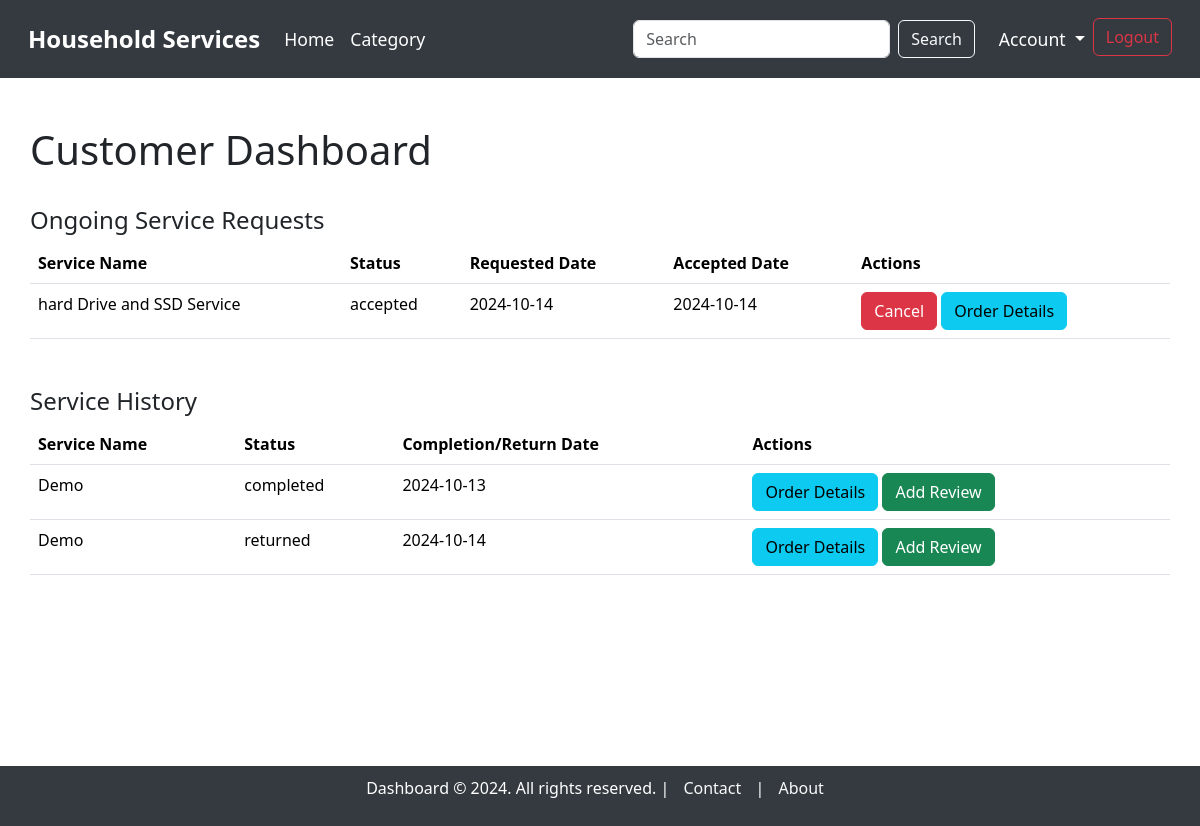
Page /customer_dashboard (signed in) on the earlier database version.
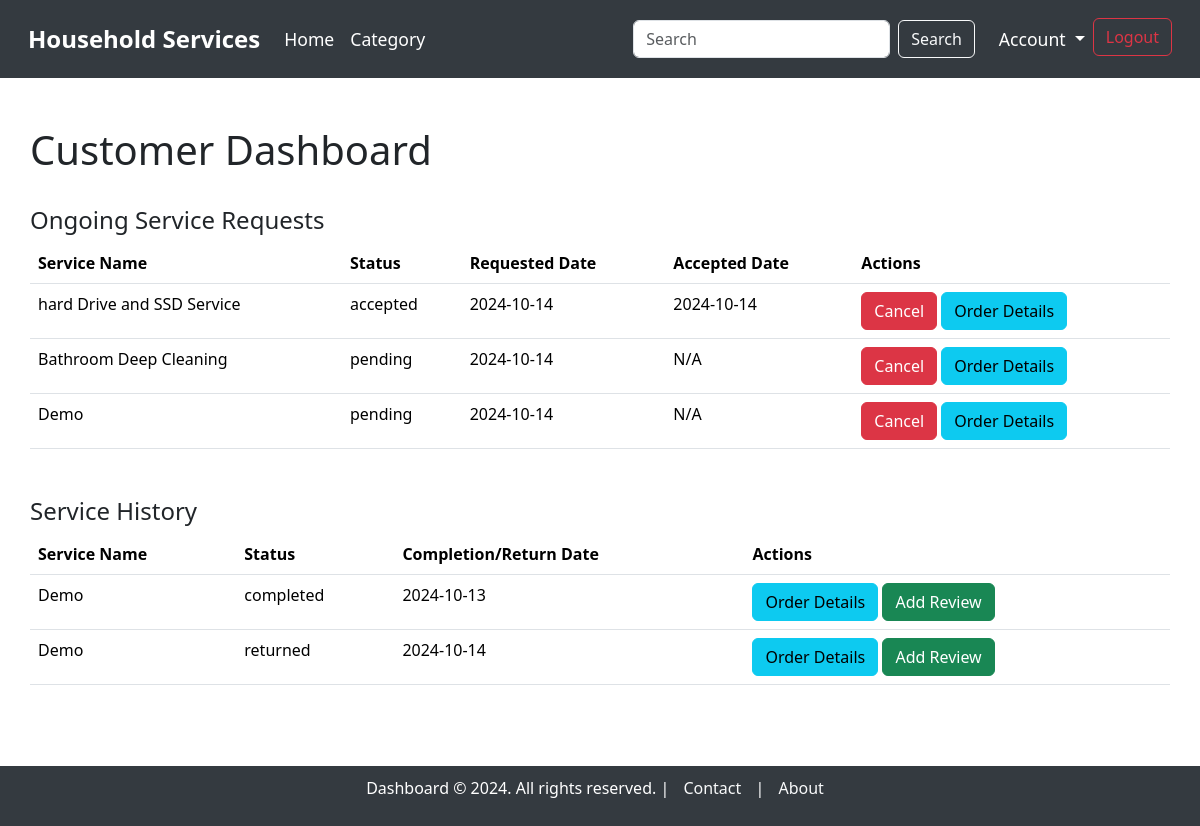
Same page on the later database version.
### model.py (models this page shows, shortened)
class ServiceRequest(db.Model):
    __tablename__ = "service_requests"
    service_request_id = db.Column(db.Integer, autoincrement=True, primary_key=True)
    service_id = db.Column(db.Integer, db.ForeignKey('service.service_id'), nullable=False)
    user_id = db.Column(db.Integer, db.ForeignKey('users.user_id'), nullable=False)
    supplier_id = db.Column(db.Integer, db.ForeignKey('users.user_id'), nullable=True)  # Link to supplier (optional)
    service_description = db.Column(db.String, nullable=False)
    experience_years = db.Column(db.Integer, nullable=True)
    created_at = db.Column(db.DateTime, default=datetime.utcnow)
    updated_at = db.Column(db.DateTime, default=datetime.utcnow, onupdate=datetime.utcnow)
    date_requested = db.Column(db.DateTime, default=datetime.utcnow, nullable=True)
    date_issued = db.Column(db.DateTime, nullable=True)  #accepted date
    date_completed = db.Column(db.DateTime, nullable=True)
    date_returned = db.Column(db.DateTime, nullable=True)
    status = db.Column(db.String, default='pending')  # 'pending', 'accepted', 'rejected', 'completed', 'returned', 'cancelled'
    price = db.Column(db.Integer, nullable=False)  # Price associated with the service
    customer = db.relationship('User', foreign_keys=[user_id], backref='customer_requests')
    supplier = db.relationship('User', foreign_keys=[supplier_id], backref='supplier_requests')
    service = db.relationship('Service', backref='requests')

class Service(db.Model):
    __tablename__ = "service"
    service_id = db.Column(db.Integer, autoincrement=True, primary_key=True)
    category_id = db.Column(db.Integer, db.ForeignKey('category.category_id'), nullable=False)  # Link to Category model
    supplier_id = db.Column(db.Integer, db.ForeignKey('users.user_id'), nullable=False)  # Link to the supplier
    service_name = db.Column(db.String, unique=True, nullable=False)
    service_description = db.Column(db.String, nullable=False)
    created_at = db.Column(db.DateTime, default=datetime.utcnow)
    updated_at = db.Column(db.DateTime, default=datetime.utcnow, onupdate=datetime.utcnow)
    price = db.Column(db.Integer)
    image = db.Column(db.String)  # Path to the uploaded image
    supplier = db.relationship('User', backref='services')  # Relationship to supplier (User)
    category = db.relationship('Category', backref='services')  # Relationship to Category

### main.py (the view)
@app.route('/customer_dashboard', methods=['GET'])
@login_required(role="customer")
def customer_dashboard():
    user_id = session.get('user_id')
    service_requests = ServiceRequest.query.filter_by(user_id=user_id).filter(ServiceRequest.status.in_(['pending', 'accepted'])).all()
    history_requests = ServiceRequest.query.filter_by(user_id=user_id).filter(ServiceRequest.status.in_(['completed', 'returned'])).all()
    return render_template('dashboard/customer_dashboard.html',
                           service_requests=service_requests,
                           history_requests=history_requests)

### main.py (called while the page is built)
def login_required(role):
    def wrapper(original):
        @wraps(original)
        def inner(*args, **kwargs):  # *args = list of arguments, **kwargs = key word arguments
            if session.get("username") and session.get("role") == role:
                return original(*args, **kwargs)
            else:
                flash(f"You need to login as {role}", "warning")
                return redirect(url_for("login"))
        return inner
    return wrapper

### templates/dashboard/customer_dashboard.html (shortened to what this page needs)
{% extends 'base_dashboard.html' %}
{% block content %}
<div class="container mt-5">
    <h1>Customer Dashboard</h1>
    <br>
    <h4>Ongoing Service Requests</h4>
    {% if service_requests %}
        <table class="table">
            <thead>
                <tr>
                    <th>Service Name</th>
                    <th>Status</th>
                    <th>Requested Date</th>
                    <th>Accepted Date</th>
                    <th>Actions</th>
                </tr>
            </thead>
            <tbody>
                {% for request in service_requests %}
                    <tr>
                        <td>{{ request.service.service_name }}</td>
                        <td>{{ request.status }}</td>
                        <td>{{ request.date_requested.strftime('%Y-%m-%d') }}</td>
                        <td>{{ request.date_issued.strftime('%Y-%m-%d') if request.date_issued else 'N/A' }}</td>
                        <td>
                            <form action="{{ url_for('delete_service_request', service_request_id=request.service_request_id) }}" method="POST" style="display:inline;">
                                <button type="submit" class="btn btn-danger">Cancel</button>
                            </form>
                            <a href="{{ url_for('order_details', service_request_id=request.service_request_id) }}" class="btn btn-info">Order Details</a>
                        </td>
                    </tr>
                {% endfor %}
            </tbody>
        </table>
    {% else %}
        <p>No ongoing service requests found.</p>
    {% endif %}
    <h4 class="mt-5">Service History</h4>
    {% if history_requests %}
        <table class="table">
            <thead>
                <tr>
                    <th>Service Name</th>
                    <th>Status</th>
                    <th>Completion/Return Date</th>
                    <th>Actions</th>
                </tr>
            </thead>
            <tbody>
                {% for request in history_requests %}
                    <tr>
                        <td>{{ request.service.service_name }}</td>
                        <td>{{ request.status }}</td>
                        <td>
                            {% if request.status == 'completed' %}
                                {{ request.date_completed.strftime('%Y-%m-%d') if request.date_completed else 'N/A' }}
                            {% elif request.status == 'returned' %}
                                {{ request.date_returned.strftime('%Y-%m-%d') if request.date_returned else 'N/A' }}
                            {% elif request.status == 'rejected' %}
                                {{ request.date_rejected.strftime('%Y-%m-%d') if request.date_rejected else 'N/A' }}
                            {% else %}
                                N/A
                            {% endif %}
                        </td>
                        <td>
                            <a href="{{ url_for('order_details', service_request_id=request.service_request_id) }}" class="btn btn-info">Order Details</a>
                            {% if request.status in ['completed', 'returned', 'rejected'] %}
                                <a href="{{ url_for('leave_review', service_request_id=request.service_request_id) }}" class="btn btn-success mt-0">Add Review</a>
                            {% endif %}
                        </td>
                    </tr>
                {% endfor %}
            </tbody>
        </table>
    {% else %}
        <p>No service history found.</p>
    {% endif %}
</div>
{% endblock %}

Differences in the rows shown:
added ServiceRequest: service.service_name "Bathroom Deep Cleaning", status "pending", date_requested "2024-10-14", date_issued "N/A", shown under "Ongoing Service Requests"
added ServiceRequest: service.service_name "Demo", status "pending", date_requested "2024-10-14", date_issued "N/A", shown under "Ongoing Service Requests"
